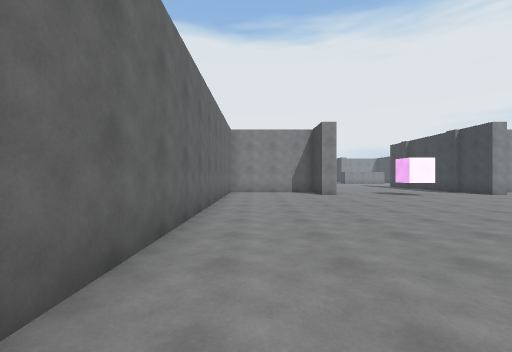
[1] (above)

17 first-person views from a walk through a Unity game level. The camera is 1.4 m above the floor, looks level and sees 90° across. The floor is counted in squares, 1.8 m on a side. Each view is taken from the middle of a square. On the plan, view 1 faces up. The plan holds only what a view shows up to about 10 squares ahead; the rest is blank. The place goes on beyond the plan. The player character is not drawn.

[2]
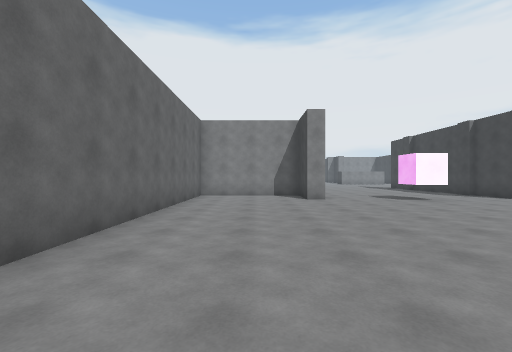

[3]
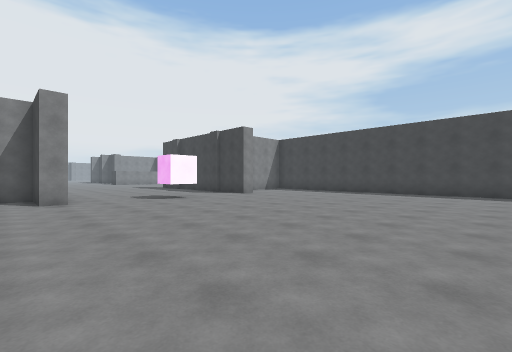

[4]
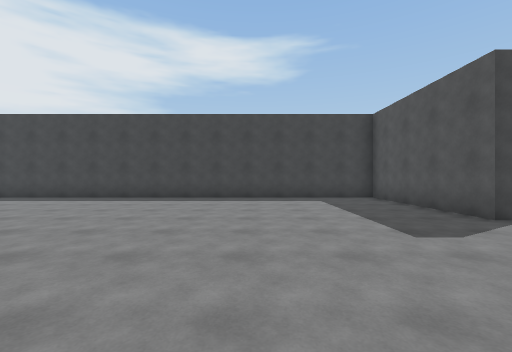

[5]
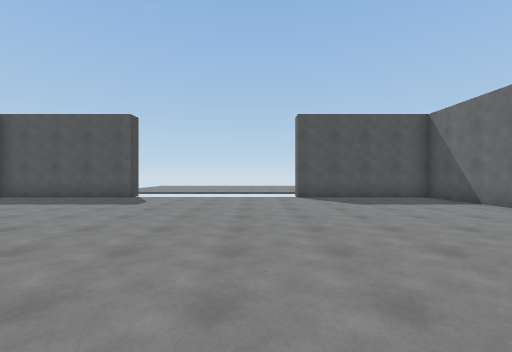

[6]
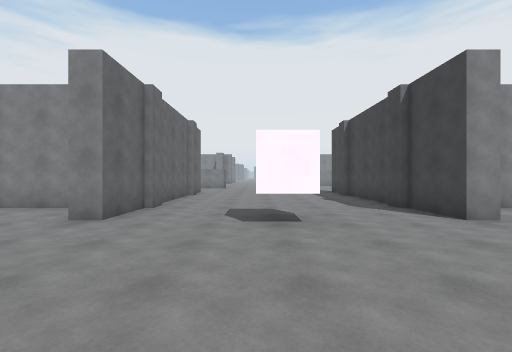

[7]
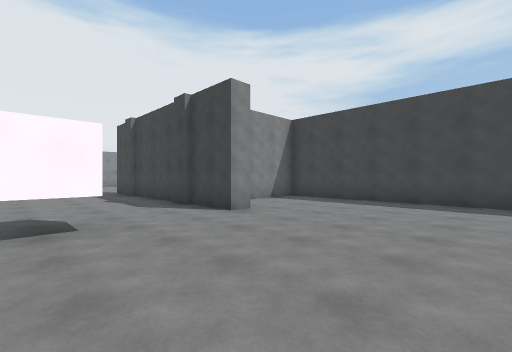

[8]
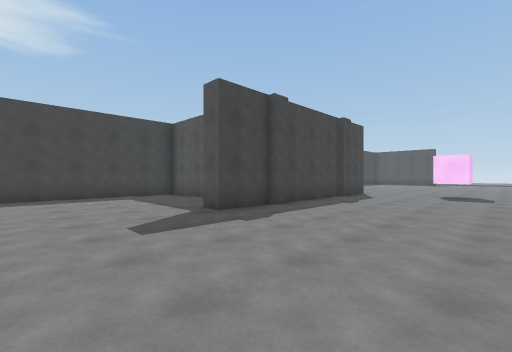

[9]
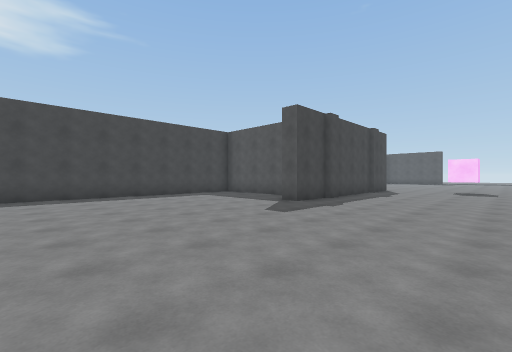

[10]
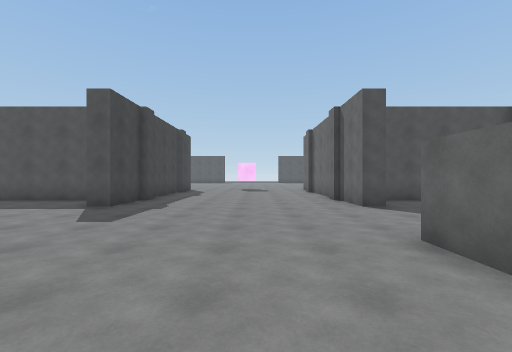

[11]
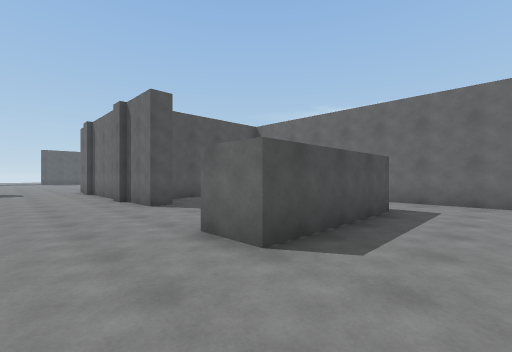

[12]
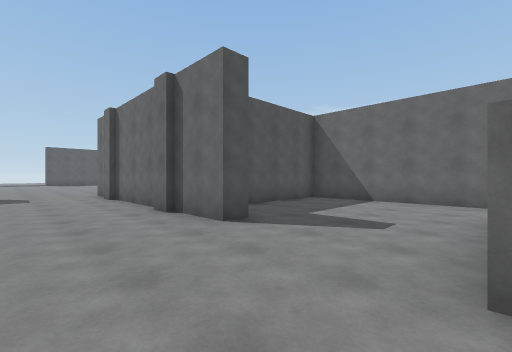

[13]
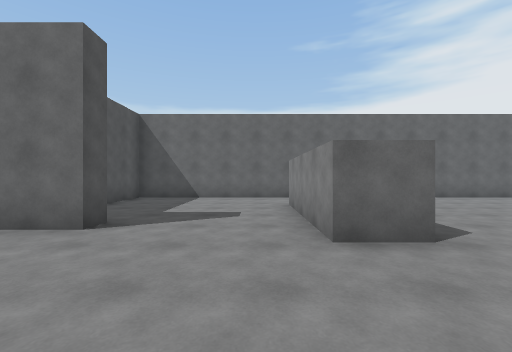

[14]
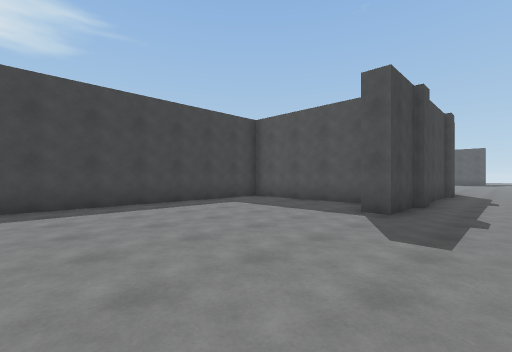

[15]
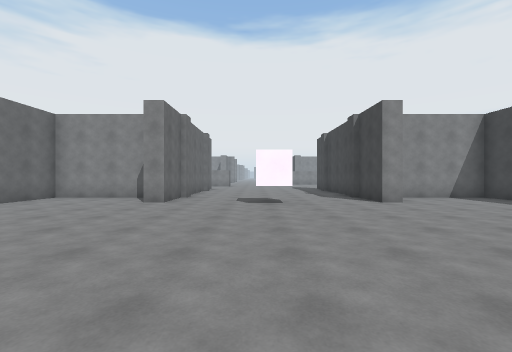

[16]
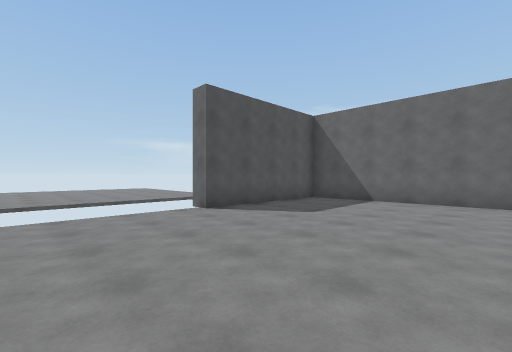

[17]
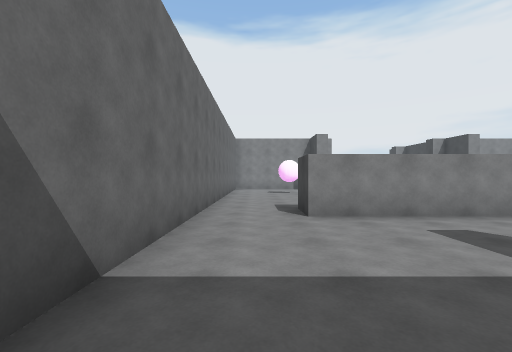

### Floor plan
Points are (right, up) in squares from view 1. A wall is a line through its corners. A room is listed if a view was taken in it or the views show most of it. See-through windows are left out.
Room 1 (views 1, 2, 3, 4, 5, 6, 7, 8, 9, 10, 11, 12, 13, 14, 15, 16, 17)
walls: (7, 10) (6, 10) (6, 11) (7, 11); (9.5, 12.1) (9.5, 12.9); (9.7, 12.8) (9.7, 16.1); (10.4, 10.5) (9.7, 10.5) (9.7, 12.2); (3.3, 12.2) (3.3, 10.5) (2.7, 10.5) (2.7, 12.2) (-1.2, 12.2) (-1.2, -3.2) (3.5, -3.2) (3.5, -3.9); (3.5, 12.9) (3.5, 12.1); (9.5, 16.1) (9.5, 16.9); (3.3, 16) (3.3, 12.8); (9.7, 16.8) (9.7, 18.5) (10.4, 18.5); (3.5, 16.9) (3.5, 16.2); (11, 16.8) (15.2, 16.8) (15.2, 25); (2.6, 18.5) (3.3, 18.5) (3.3, 16.8); (4, 21.9) (0, 21.9) (0, 23.1) (4, 23.1) (4, 21.9); (9.5, -3.9) (9.5, -3.2) (14.2, -3.2) (14.2, 12.2) (11.2, 12.2); (-2.2, 25.4) (-2.2, 16.8) (1.9, 16.8)

Where each view was taken, in squares from view 1:
view 1: 0 up, 0 right, facing up
view 2: 2 up, 1 right, facing up
view 3: 2 up, 2 right, facing up-right
view 4: 1 up, 5 right, facing right
view 5: 6 up, 5 right, facing down
view 6: 6 up, 6 right, facing up
view 7: 6 up, 6 right, facing up-right
view 8: 22 up, 5 right, facing down-right
view 9: 25 up, 5 right, facing down-right
view 10: 25 up, 6 right, facing down
view 11: 25 up, 6 right, facing down-left
view 12: 22 up, 6 right, facing down-left
view 13: 21 up, 7 right, facing left
view 14: 24 up, 8 right, facing down-right
view 15: 3 up, 6 right, facing up
view 16: 2 up, 7 right, facing down-left
view 17: 17 up, 1 left, facing up
